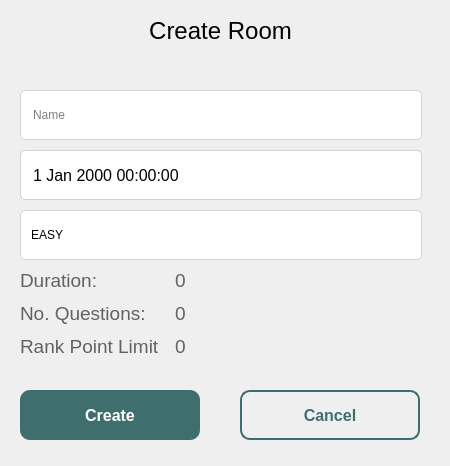
<?xml version="1.0" encoding="UTF-8"?>
<ui version="4.0">
 <class>CreateRoom</class>
 <widget class="QDialog" name="CreateRoom">
  <property name="geometry">
   <rect>
    <x>0</x>
    <y>0</y>
    <width>450</width>
    <height>466</height>
   </rect>
  </property>
  <property name="windowTitle">
   <string>Dialog</string>
  </property>
  <property name="styleSheet">
   <string notr="true">#startTime{
border: 1px solid lightgrey; border-radius:5px; background-color: palette(base);}</string>
  </property>
  <widget class="QWidget" name="formLayoutWidget_4">
   <property name="geometry">
    <rect>
     <x>20</x>
     <y>90</y>
     <width>402</width>
     <height>171</height>
    </rect>
   </property>
   <layout class="QFormLayout" name="formLayout_4">
    <property name="horizontalSpacing">
     <number>0</number>
    </property>
    <property name="verticalSpacing">
     <number>10</number>
    </property>
    <item row="0" column="1">
     <widget class="QLineEdit" name="name">
      <property name="minimumSize">
       <size>
        <width>400</width>
        <height>50</height>
       </size>
      </property>
      <property name="maximumSize">
       <size>
        <width>16777215</width>
        <height>50</height>
       </size>
      </property>
      <property name="styleSheet">
       <string notr="true">border: 1px solid lightgrey; border-radius:5px; background-color: palette(base);
padding-left: 10px;
padding-right: 10px;</string>
      </property>
      <property name="maxLength">
       <number>32766</number>
      </property>
      <property name="placeholderText">
       <string>Name</string>
      </property>
     </widget>
    </item>
    <item row="2" column="1">
     <widget class="QComboBox" name="level">
      <property name="minimumSize">
       <size>
        <width>400</width>
        <height>50</height>
       </size>
      </property>
      <property name="cursor">
       <cursorShape>PointingHandCursor</cursorShape>
      </property>
      <property name="styleSheet">
       <string notr="true">QComboBox{
border: 1px solid lightgrey; border-radius:5px; background-color: palette(base);
padding-left: 10px;
padding-right: 10px;
}

QComboBox::drop-down{
border: 0px;
}
QComboBox::down-arrow{
image: url(:/resources/icons/down.png);
height: 12px;
width: 12px;
margin-right: 15px;
}

QComboBox:on{
border : 2px solid rgb(176, 216, 213);
}

#level QListView{
font-size: 12px;
border: 1px solid rgba(0,0,0,10%);
padding: 5px;
background-color: rgb(139, 181, 180);
outline: 0px;
}

#level:item{
color: black;
}
</string>
      </property>
      <item>
       <property name="text">
        <string>EASY</string>
       </property>
      </item>
      <item>
       <property name="text">
        <string>MEDIUM</string>
       </property>
      </item>
      <item>
       <property name="text">
        <string>HARD</string>
       </property>
      </item>
     </widget>
    </item>
    <item row="1" column="1">
     <widget class="QDateTimeEdit" name="startTime">
      <property name="minimumSize">
       <size>
        <width>400</width>
        <height>50</height>
       </size>
      </property>
      <property name="font">
       <font>
        <pointsize>12</pointsize>
       </font>
      </property>
      <property name="styleSheet">
       <string notr="true">#startTime{
border: 1px solid lightgrey; border-radius:5px; background-color: palette(base);
padding-left: 10px;
padding-right: 10px;
}

#startTime::drop-down{
border: 0px;
}
#startTime::down-arrow{
image: url(:/resources/icons/down.png);
height: 12px;
width: 12px;
margin-right: 15px;
}

#startTime:on{
border : 2px solid rgb(176, 216, 213);
}

#startTime:item{
color: black;
}</string>
      </property>
      <property name="calendarPopup">
       <bool>true</bool>
      </property>
     </widget>
    </item>
   </layout>
  </widget>
  <widget class="QLabel" name="label">
   <property name="geometry">
    <rect>
     <x>20</x>
     <y>10</y>
     <width>401</width>
     <height>41</height>
    </rect>
   </property>
   <property name="font">
    <font>
     <pointsize>18</pointsize>
    </font>
   </property>
   <property name="text">
    <string>Create Room</string>
   </property>
   <property name="alignment">
    <set>Qt::AlignCenter</set>
   </property>
  </widget>
  <widget class="QWidget" name="formLayoutWidget">
   <property name="geometry">
    <rect>
     <x>20</x>
     <y>269</y>
     <width>401</width>
     <height>101</height>
    </rect>
   </property>
   <layout class="QFormLayout" name="formLayout">
    <property name="horizontalSpacing">
     <number>15</number>
    </property>
    <property name="verticalSpacing">
     <number>10</number>
    </property>
    <item row="0" column="0">
     <widget class="QLabel" name="label_2">
      <property name="font">
       <font>
        <pointsize>14</pointsize>
       </font>
      </property>
      <property name="styleSheet">
       <string notr="true">color: rgb(98, 98, 98);</string>
      </property>
      <property name="text">
       <string>Duration:</string>
      </property>
     </widget>
    </item>
    <item row="0" column="1">
     <widget class="QLabel" name="duration">
      <property name="font">
       <font>
        <pointsize>14</pointsize>
       </font>
      </property>
      <property name="styleSheet">
       <string notr="true">color: rgb(98, 98, 98);</string>
      </property>
      <property name="text">
       <string>0</string>
      </property>
     </widget>
    </item>
    <item row="1" column="0">
     <widget class="QLabel" name="label_3">
      <property name="font">
       <font>
        <pointsize>14</pointsize>
       </font>
      </property>
      <property name="styleSheet">
       <string notr="true">color: rgb(98, 98, 98);</string>
      </property>
      <property name="text">
       <string>No. Questions:</string>
      </property>
     </widget>
    </item>
    <item row="1" column="1">
     <widget class="QLabel" name="no">
      <property name="font">
       <font>
        <pointsize>14</pointsize>
       </font>
      </property>
      <property name="styleSheet">
       <string notr="true">color: rgb(98, 98, 98);</string>
      </property>
      <property name="text">
       <string>0</string>
      </property>
     </widget>
    </item>
    <item row="2" column="0">
     <widget class="QLabel" name="label_4">
      <property name="font">
       <font>
        <pointsize>14</pointsize>
       </font>
      </property>
      <property name="styleSheet">
       <string notr="true">color: rgb(98, 98, 98);</string>
      </property>
      <property name="text">
       <string>Rank Point Limit</string>
      </property>
     </widget>
    </item>
    <item row="2" column="1">
     <widget class="QLabel" name="limit">
      <property name="font">
       <font>
        <pointsize>14</pointsize>
       </font>
      </property>
      <property name="styleSheet">
       <string notr="true">color: rgb(98, 98, 98);</string>
      </property>
      <property name="text">
       <string>0</string>
      </property>
     </widget>
    </item>
   </layout>
  </widget>
  <widget class="QPushButton" name="create">
   <property name="geometry">
    <rect>
     <x>20</x>
     <y>390</y>
     <width>180</width>
     <height>50</height>
    </rect>
   </property>
   <property name="font">
    <font>
     <pointsize>12</pointsize>
     <bold>true</bold>
    </font>
   </property>
   <property name="cursor">
    <cursorShape>PointingHandCursor</cursorShape>
   </property>
   <property name="layoutDirection">
    <enum>Qt::RightToLeft</enum>
   </property>
   <property name="styleSheet">
    <string notr="true">QPushButton{
border-radius: 10px;
background-color: #3E6E6E;
color: #fff;
}


QPushButton:hover {
	background-color: rgb(53, 94, 94);
}

QPushButton:pressed {
	background-color: rgb(31, 56, 56);
}</string>
   </property>
   <property name="text">
    <string>Create</string>
   </property>
   <property name="iconSize">
    <size>
     <width>28</width>
     <height>28</height>
    </size>
   </property>
  </widget>
  <widget class="QPushButton" name="cancel">
   <property name="geometry">
    <rect>
     <x>240</x>
     <y>390</y>
     <width>180</width>
     <height>50</height>
    </rect>
   </property>
   <property name="font">
    <font>
     <pointsize>12</pointsize>
     <bold>true</bold>
    </font>
   </property>
   <property name="cursor">
    <cursorShape>PointingHandCursor</cursorShape>
   </property>
   <property name="layoutDirection">
    <enum>Qt::RightToLeft</enum>
   </property>
   <property name="styleSheet">
    <string notr="true">QPushButton{
border-radius: 10px;
border: 2px solid rgb(62, 110, 110);
background-color: transparent;
color: rgb(62, 110, 110);
}


QPushButton:hover {
	background-color: white;
color:  rgb(42, 74, 74);
}

QPushButton:pressed {
	background-color: #f0f0f0;
}</string>
   </property>
   <property name="text">
    <string>Cancel</string>
   </property>
   <property name="iconSize">
    <size>
     <width>28</width>
     <height>28</height>
    </size>
   </property>
  </widget>
  <widget class="QLabel" name="error">
   <property name="geometry">
    <rect>
     <x>20</x>
     <y>50</y>
     <width>401</width>
     <height>30</height>
    </rect>
   </property>
   <property name="minimumSize">
    <size>
     <width>0</width>
     <height>30</height>
    </size>
   </property>
   <property name="maximumSize">
    <size>
     <width>16777215</width>
     <height>40</height>
    </size>
   </property>
   <property name="styleSheet">
    <string notr="true">color: rgb(245, 105, 101);</string>
   </property>
   <property name="text">
    <string>&lt;html&gt;&lt;head/&gt;&lt;body&gt;&lt;p&gt;&lt;br/&gt;&lt;/p&gt;&lt;/body&gt;&lt;/html&gt;</string>
   </property>
   <property name="alignment">
    <set>Qt::AlignCenter</set>
   </property>
  </widget>
 </widget>
 <resources/>
 <connections/>
</ui>
